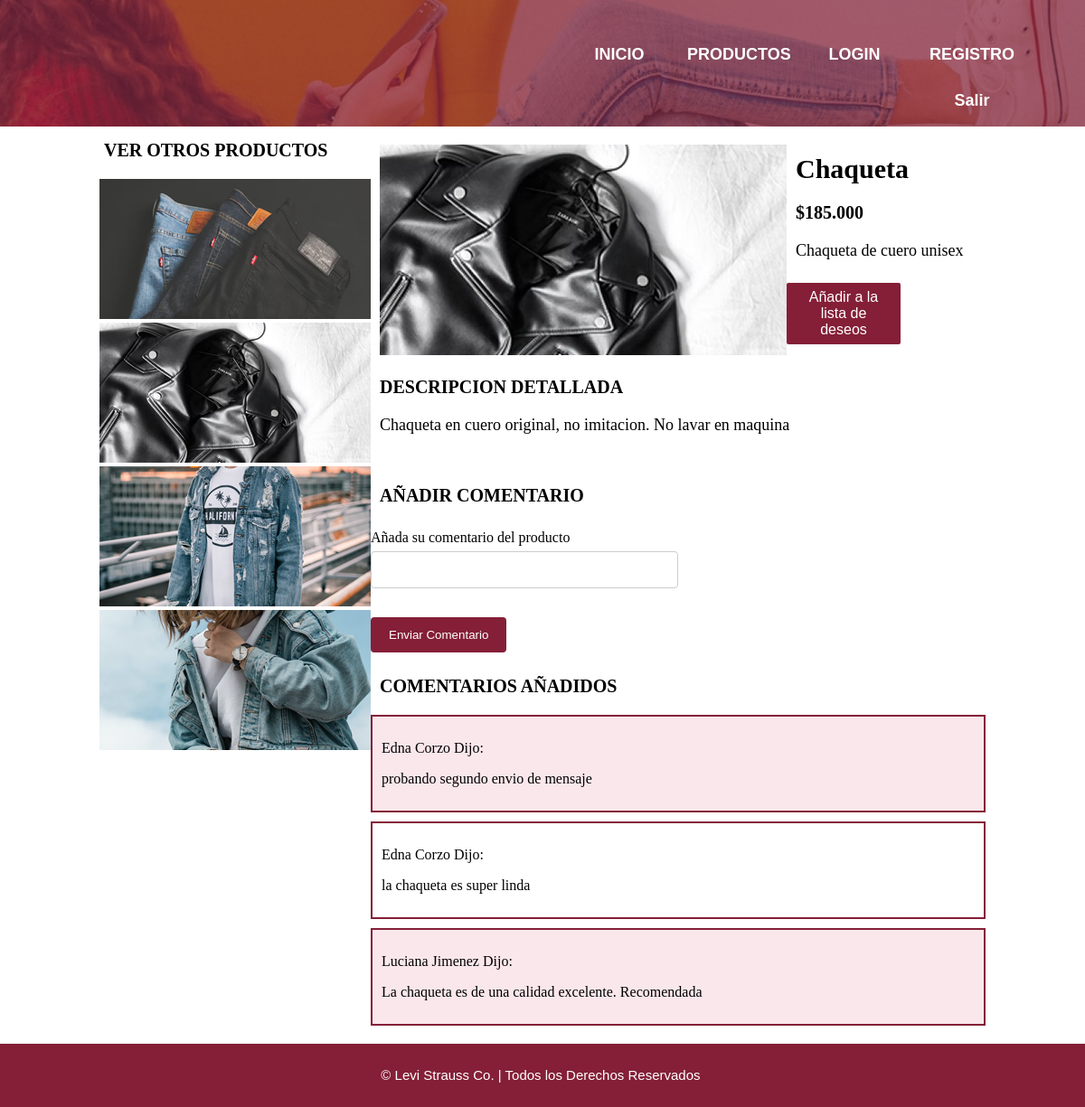
/detalleproducto/Chaqueta, run on the app's committed database.
### tables this page shows
CREATE TABLE Producto (id INTEGER PRIMARY KEY AUTOINCREMENT, codigo TEXT, nombre text, precio TEXT, existencia int, shortdes TEXT, longdes TEXT, img VARCHAR);

CREATE TABLE Comentarios (id INTEGER PRIMARY KEY AUTOINCREMENT, idproducto INTEGER REFERENCES Producto (id), idusuario INTEGER REFERENCES Usuarios (id), mensaje TEXT);

CREATE TABLE Usuarios (id integer PRIMARY KEY AUTOINCREMENT, nombre text, usuario text, correo text, identificacion TEXT, contrasena TEXT, tipo TEXT);

### app.py (the view)
@app.route('/detalleproducto/<nomprodu>', methods=['GET', 'POST'])
def produdetail(nomprodu):
    formulario= FormComent()
    output= db.listaProductos()
    idproducto =  db.get_producto_nombre_db(nomprodu)
    comentarios =  db.listaComentariosPorProducto(idproducto)
    return render_template('detalleproducto.html', productos= output, nomprodu=nomprodu, form= formulario, comentarios= comentarios)

### formas.py
class FormComent(FlaskForm):
    producto = StringField('producto', validators=[DataRequired(message='No dejar vacío, completar')])
    usuario = StringField('Usuario', validators=[DataRequired(message='No dejar vacío, completar')])
    mensaje = StringField('Añada su comentario del producto', validators=[DataRequired(message='No dejar vacío, completar')])
    enviar = SubmitField('Enviar Comentario')

### db.py (called while the page is built)
def conectar():
    dbname= 'ecommerce.db'
    conn= sqlite3.connect(dbname)
    return conn

def listaProductos():
    conn= conectar()
    cursor= conn.execute("select * from Producto;")
    resultprodu= list(cursor.fetchall())
    conn.close()
    return resultprodu

def get_producto_nombre_db(nombre):
    conn= conectar()
    cursor = conn.execute("select id from Producto where nombre='"+nombre+"';")
    resultpro= cursor.fetchone()
    conn.close()
    return resultpro

def listaComentariosPorProducto(idProd):
    conn= conectar()
    try:
        cursor= conn.execute('SELECT nombre, mensaje FROM Usuarios INNER JOIN Comentarios on Usuarios.id = Comentarios.idusuario and  Comentarios.idproducto = ?', (idProd))
        resultdeseos= list(cursor.fetchall())
        conn.close()
        return resultdeseos
    except Error as e:
        print(f"error en listacomkentariosporproducto {e}")
        return False

### templates/detalleproducto.html (shortened to what this page needs)
<!doctype html>
<html lang="en">
<head>
  <link rel="stylesheet" href="{{ url_for ('static', filename='css/style-catalogo.css') }}">
</head>
<body>
  <header id="i11qoy" class="header-banner">
    <div id="iem82g" class="container-width">
      <nav class="menu">
        <div id="ibwfjg" class="menu-item"><a href="/register/" class="enlacemenu">REGISTRO</a></div>
        <div id="i0z5zz" class="menu-item"><a href="/login/" class="enlacemenu">LOGIN</a></div>
        <div id="i7o9js" class="menu-item"><a href="/catalogoproductos/" class="enlacemenu">PRODUCTOS</a></div>
        <div id="iclwbh" class="menu-item"><a href="/" class="enlacemenu">INICIO</a></div>
        <div id="ibwfjg" class="menu-item"><a href="/logout/" class="enlacemenu">Salir</a></div>
        <div id="i0z5zz" class="saludo">{{ session.usuario }}</div>
      </nav>
    </div>
  </header>
  <div class="row" id="iwnt91">
    <div class="cell" id="iik38f">
      <div class="flex-title" id="i2ilj5">VER OTROS PRODUCTOS</div>
      <a href="/detalleproducto/Jeans"><img src="{{ url_for ('static', filename='images/1jeans-inicio.png') }}" alt=""/></a>
      <a href="/detalleproducto/Chaqueta"><img src="{{ url_for ('static', filename='images/2chaqueta-inicio.png') }}" alt=""/></a>
      <a href="/detalleproducto/Chaqueta%20Jean%20Hombre"><img src="{{ url_for ('static', filename='images/3chaqueta-inicio.png') }}" alt=""/></a>
      <a href="/detalleproducto/Chaqueta%20Jean%20Mujer"><img src="{{ url_for ('static', filename='images/4chaqueta-inicio.png') }}" alt=""/></a>
    </div>
    <div class="cell" id="iz12k8">
      {% for pro in productos %}
      {% if pro[2]==nomprodu %}
        <div class="row" id="idnx2l">
          {% if pro[7] %}
            <div class="cell" id="iqsjfp"><img id="it3tj7" src="/static/images/{{ pro[7] }}" /></div>
          {% else %}
            <div class="cell" id="iqsjfp"><img id="it3tj7"  src="https://www.dummyjumm.com/wp-content/plugins/woocommerce/assets/images/placeholder.png" /></div>
          {% endif %}
          <div class="cell" id="i92bd8">
            <div id="icbtki">{{ pro[2] }}</div>
            <div id="i6s64o">${{ pro[3] }}</div>
            <div id="ialsok">{{ pro[5] }}</div>
            <form class="" action='/nuevoenlista/' method="post" novalidate>
              <button type="submit" class="button2">Añadir a la lista de deseos</button>
            </form>
          </div>
        </div>
        {% endif %}
      {% endfor %}
      <div id="i6s64o">DESCRIPCION DETALLADA</div>
      {% for pro in productos %}
        {% if pro[2]==nomprodu %}
          <div id="ialsok">{{ pro[6] }}</div>
        {% endif %}
      {% endfor %}
      <br>
      <br>
      <div id="i6s64o">AÑADIR COMENTARIO</div>
      {% for pro in productos %}
        {% if pro[2]==nomprodu %}
          <form action='/nuevocomentario/' method="post" novalidate>
          <p>
              {{ form.mensaje.label }}<br>
              {{ form.mensaje(size=20)}}<br>
          </p>
          <p>{{ form.enviar() }}</p>
          </form>
        {% endif %}
      {% endfor %}
      <div id="i6s64o">COMENTARIOS AÑADIDOS</div>
      {% for comentario in comentarios %}
          {% if loop.index % 2 == 0 %}
          <div class="box-comment">
            <p>{{comentario[0]}} Dijo:</p>
            <p>{{comentario[1]}}</p>
          </div>
          {% else %}
          <div class="box-comment2">
            <p>{{comentario[0]}} Dijo:</p>
            <p>{{comentario[1]}}</p>
          </div>
          {% endif %}
      {% endfor %}
      </div>
    </div>
  <footer id="i8jraq" class="footer-under">
    <div id="ildh7x" class="blk-desc">© Levi Strauss Co. | Todos los Derechos Reservados
    </div>
  </footer>
</body>
<html>

### static/css/style-catalogo.css (style rules this page uses)
* { box-sizing: border-box; }
body { margin: 0; }
.header-banner { padding-top: 35px; padding-bottom: 100px; color: #ffffff; font-family: Helvetica, serif; font-weight: 100; background-image: url("/static/images/homebanner.png"); background-attachment: scroll, scroll; background-position: left center, center center; background-repeat: no-repeat; background-size: cover; }
.container-width { width: 90%; max-width: 1150px; margin: 0 auto; }
.menu { float: right; width: 50%; }
.box-comment { border: 2px solid #841f37; margin: 10px 0; padding: 10px; }
.box-comment2 { border: 2px solid #841f37; margin: 10px 0; padding: 10px; background-color: #FAE7EC; }
.menu-item { float: right; font-size: 15px; color: #eee; width: 130px; padding: 10px; min-height: 50px; text-align: center; line-height: 30px; font-weight: 400; }
.saludo { font-size: 20px; color: #eee; padding: 10px; min-height: 50px; text-align: right; line-height: 30px; font-weight: 400; }
.flex-title { margin-bottom: 15px; font-size: 2em; text-align: center; font-weight: 700; color: #555; padding: 5px; }
.blk-desc { color: #b1b1b1; font-size: 15px; text-align: center; max-width: 700px; margin: 0 auto; font-weight: 100; }
.footer-under { background-color: #312833; padding-bottom: 100px; padding-top: 100px; min-height: 500px; color: #eee; position: relative; font-weight: 100; font-family: Helvetica, serif; }
input[type=text], select, textarea { width: 50%; padding: 12px; border: 1px solid #ccc; border-radius: 4px; box-sizing: border-box; margin-top: 6px; margin-bottom: 16px; resize: vertical }
input[type=submit] { background-color: #841f37; color: white; padding: 12px 20px; border: none; border-radius: 4px; cursor: pointer; }
.button2 { width: 60%; margin: 15px 0; background-color: #841f37; border: none; color: #fff; border-radius: 2px; padding: 7px 10px; font-size: 1em; cursor: pointer; }
.enlacemenu { font-size: 18px; color: #ffffff; text-decoration: none; }
.row { display: flex; justify-content: flex-start; align-items: stretch; flex-wrap: nowrap; padding: 10px; }
.cell { min-height: 75px; flex-grow: 1; flex-basis: 100%; }
#i8jraq { min-height: 70px; padding: 26px 0 20px 0; background-image: linear-gradient(rgb(132, 31, 55), rgb(132, 31, 55)); background-repeat: repeat; background-position: left top; background-attachment: scroll; background-size: auto; }
#ildh7x { color: #ffffff; }
#ibwfjg { font-weight: 700; }
#i0z5zz { font-weight: 700; }
#i7o9js { font-weight: 700; }
#iclwbh { font-weight: 700; }
#i11qoy { height: 140px; }
#iik38f { flex-basis: 31.93%; }
#it3tj7 { color: black; }
#icbtki { padding: 10px; font-size: 30px; font-weight: 700; }
#i6s64o { padding: 10px; font-size: 20px; font-weight: 600; }
#ialsok { padding: 10px; font-size: 18px; }
#i2ilj5 { color: #000000; font-size: 20px; text-align: left; }
#iwnt91 { margin: 0 100px 0 100px; }

### data on the page
Producto: img (picture), nombre "Chaqueta", precio "185.000", shortdes "Chaqueta de cuero unisex", longdes "Chaqueta en cuero original, no imitacion. No lavar en maquina", mensaje.label "Añada su comentario del producto"
Comentarios: nombre "Edna Corzo", mensaje "probando segundo envio de mensaje"
Comentarios: nombre "Edna Corzo", mensaje "la chaqueta es super linda"
Comentarios: nombre "Luciana Jimenez", mensaje "La chaqueta es de una calidad excelente. Recomendada"
